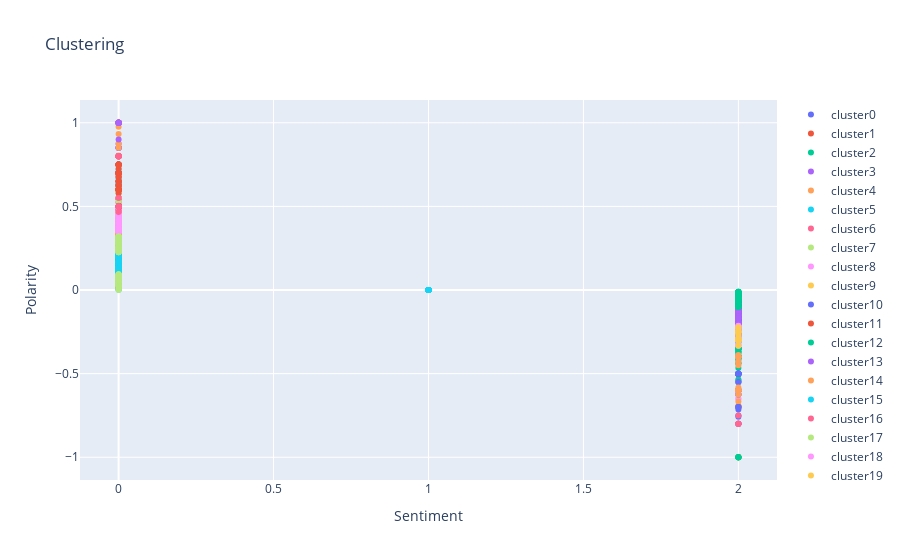

Write notebook code for a chart like this one.
### Code cell
# Plot the clusters onto a graph through a Scatter Plot that displays specific cluster data points.
plot_data = []
for clus in set(data_ac['cluster']):
    df = data_ac[data_ac['cluster'] == clus]
    plot_data.append(go.Scatter(x=df['sentiment'], y=df['polarity'],
                                text=df['Artist'],
                                name='cluster' + str(clus), mode='markers'))

layout = go.Layout(xaxis=dict(title='Sentiment'), yaxis=dict(title='Polarity'),
                   title='Clustering')
fig = go.Figure(data=plot_data, layout=layout)
plotly.offline.iplot(fig)

### Figure 1 — Plotly figure (JSON) as saved in the notebook; plotly's stock layout.template omitted (floating-point values rounded to 4 significant figures; data arrays with more than 128 entries replaced by an {"elided": "..."} marker saying what was removed)
{"data": [{"mode": "markers", "name": "cluster0", "text": [1, 1, 1], "type": "scatter", "x": [2, 2, 2], "y": [-0.8, -0.8, -1]}, {"mode": "markers", "name": "cluster1", "text": [2, 2, 2, 2, 2, 2, 2, 2, 2, 2, 2, 2, 2, 2, 2, 2, 2, 2, 2, 2, 2, 2, 2, 2, 2, 2, 2, 2, 2, 2, 2, 2, 2, 2, 2, 2, 2, 2, 2, 2, 2, 2, 2, 2, 2, 2, 2, 2, 2, 2, 2, 2, 2, 2, 2, 2, 2, 2, 2, 2, 2, 2, 2, 2, 2, 2, 2, 2, 2, 2, 2, 2, 2, 2, 2, 2, 2, 2, 2, 2, 2, 2, 2, 2, 2, 2, 2, 2, 2, 2, 2, 2, 2], "type": "scatter", "x": [0, 0, 0, 0, 0, 0, 0, 0, 0, 0, 0, 0, 0, 0, 0, 0, 0, 0, 0, 0, 0, 0, 0, 0, 0, 0, 0, 0, 0, 0, 0, 0, 0, 0, 0, 0, 0, 0, 0, 0, 0, 0, 0, 0, 0, 0, 0, 0, 0, 0, 0, 0, 0, 0, 0, 0, 0, 0, 0, 0, 0, 0, 0, 0, 0, 0, 0, 0, 0, 0, 0, 0, 0, 0, 0, 0, 0, 0, 0, 0, 0, 0, 0, 0, 0, 0, 0, 0, 0, 0, 0, 0, 0], "y": [0.35, 0.25, 0.4, 0.2833, 0.2667, 0.375, 0.2667, 0.3125, 0.3833, 0.2667, 0.25, 0.4, 0.3187, 0.3667, 0.25, 0.3, 0.35, 0.25, 0.25, 0.3333, 0.2333, 0.25, 0.35, 0.25, 0.25, 0.3, 0.25, 0.25, 0.2292, 0.25, 0.25, 0.3, 0.25, 0.35, 0.4, 0.3667, 0.2857, 0.25, 0.25, 0.3167, 0.25, 0.25, 0.3125, 0.425, 0.3, 0.25, 0.4107, 0.25, 0.4, 0.25, 0.275, 0.3333, 0.3906, 0.25, 0.2944, 0.225, 0.25, 0.25, 0.25, 0.25, 0.375, 0.25, 0.25, 0.3667, 0.25, 0.25, 0.25, 0.4, 0.2333, 0.4, 0.275, 0.375, 0.2333, 0.25, 0.25, 0.375, 0.3667, 0.2857, 0.25, 0.3182, 0.3571, 0.3375, 0.3333, 0.3667, 0.35, 0.3333, 0.25, 0.275, 0.25, 0.2767, 0.25, 0.25, 0.3]}, {"mode": "markers", "name": "cluster2", "text": [0, 0, 0, 0, 0, 0, 0, 0, 0, 0, 0, 0, 0, 0, 0, 0, 0, 0, 0, 0, 0, 0, 0, 0, 0, 0, 0, 0, 0, 0, 0, 0, 0, 0, 0, 0, 0, 0, 0, 0, 0, 0, 0, 0, 0, 0, 0, 0, 0, 0, 0, 0, 0, 0, 0, 0, 0], "type": "scatter", "x": [2, 2, 2, 2, 2, 2, 2, 2, 2, 2, 2, 2, 2, 2, 2, 2, 2, 2, 2, 2, 2, 2, 2, 2, 2, 2, 2, 2, 2, 2, 2, 2, 2, 2, 2, 2, 2, 2, 2, 2, 2, 2, 2, 2, 2, 2, 2, 2, 2, 2, 2, 2, 2, 2, 2, 2, 2], "y": [-0.5, -0.5, -0.4, -0.4, -0.35, -0.5, -0.4, -0.4, -0.4, -0.3667, -0.5, -0.4375, -0.4, -0.4, -0.5, -0.4, -0.4667, -0.5357, -0.5, -0.4, -0.5, -0.5, -0.35, -0.5, -0.5, -0.4, -0.4, -0.5, -0.5, -0.4, -0.35, -0.5, -0.3667, -0.5, -0.35, -0.4, -0.5, -0.5, -0.5, -0.35, -0.5, -0.4, -0.55, -0.4, -0.4, -0.4, -0.4, -0.375, -0.4375, -0.5417, -0.35, -0.3906, -0.3563, -0.5, -0.5, -0.4167, -0.375]}, {"mode": "markers", "name": "cluster3", "text": [1, 1, 1, 1, 1, 1, 1, 1, 1, 1, 1, 1, 1, 1, 1, 1, 1, 1, 1], "type": "scatter", "x": [0, 0, 0, 0, 0, 0, 0, 0, 0, 0, 0, 0, 0, 0, 0, 0, 0, 0, 0], "y": [0.85, 0.875, 0.85, 0.8, 0.8, 0.85, 0.85, 0.85, 1, 1, 0.8, 0.8, 1, 1, 0.8, 1, 0.8, 1, 0.8]}, {"mode": "markers", "name": "cluster4", "text": [0, 0, 0, 0, 0, 0, 0, 0, 0, 0, 0, 0, 0, 0, 0, 0, 0, 0, 0, 0, 0, 0, 0, 0, 0, 0, 0, 0, 0, 0, 0, 0, 0, 0, 0, 0, 0, 0], "type": "scatter", "x": [0, 0, 0, 0, 0, 0, 0, 0, 0, 0, 0, 0, 0, 0, 0, 0, 0, 0, 0, 0, 0, 0, 0, 0, 0, 0, 0, 0, 0, 0, 0, 0, 0, 0, 0, 0, 0, 0], "y": [1, 1, 0.875, 1, 0.8, 1, 1, 1, 1, 1, 1, 0.8, 1, 0.8, 1, 0.8, 1, 1, 1, 1, 0.9766, 0.8, 1, 0.8042, 1, 1, 1, 1, 1, 0.8, 0.8, 0.9333, 0.8, 1, 1, 1, 1, 0.85]}, {"mode": "markers", "name": "cluster5", "text": {"elided": "1854 int values"}, "type": "scatter", "x": {"elided": "1854 int values"}, "y": {"elided": "1854 float values"}}, {"mode": "markers", "name": "cluster6", "text": [2, 2, 2, 2, 2, 2, 2, 2, 2, 2, 2, 2, 2, 2, 2, 2, 2, 2, 2, 2, 2, 2, 2, 2, 2], "type": "scatter", "x": [0, 0, 0, 0, 0, 0, 0, 0, 0, 0, 0, 0, 0, 0, 0, 0, 0, 0, 0, 0, 0, 0, 0, 0, 0], "y": [0.75, 0.8, 0.8, 0.6, 0.7, 0.6, 0.65, 0.8, 0.7, 0.7, 0.7, 0.75, 0.6, 0.8, 0.6, 0.6, 0.8, 0.8, 0.8, 0.8, 0.6, 0.8, 0.8, 0.625, 0.6]}, {"mode": "markers", "name": "cluster7", "text": {"elided": "134 int values"}, "type": "scatter", "x": {"elided": "134 int values"}, "y": {"elided": "134 float values"}}, {"mode": "markers", "name": "cluster8", "text": [1, 1, 1, 1, 1, 1, 1, 1, 1, 1, 1, 1, 1, 1, 1, 1, 1, 1, 1, 1, 1], "type": "scatter", "x": [2, 2, 2, 2, 2, 2, 2, 2, 2, 2, 2, 2, 2, 2, 2, 2, 2, 2, 2, 2, 2], "y": [-0.5, -0.6, -0.5, -0.65, -0.5, -0.6125, -0.6, -0.5, -0.5, -0.6, -0.5, -0.6, -0.6, -0.7, -0.55, -0.625, -0.6, -0.7, -0.5, -0.5, -0.65]}, {"mode": "markers", "name": "cluster9", "text": [2, 2, 2, 2, 2, 2, 2, 2, 2, 2, 2, 2, 2, 2, 2, 2, 2, 2, 2, 2, 2, 2, 2, 2, 2, 2, 2, 2, 2, 2, 2, 2, 2, 2, 2, 2, 2, 2, 2, 2, 2, 2, 2, 2, 2, 2, 2, 2, 2, 2, 2, 2, 2, 2], "type": "scatter", "x": [2, 2, 2, 2, 2, 2, 2, 2, 2, 2, 2, 2, 2, 2, 2, 2, 2, 2, 2, 2, 2, 2, 2, 2, 2, 2, 2, 2, 2, 2, 2, 2, 2, 2, 2, 2, 2, 2, 2, 2, 2, 2, 2, 2, 2, 2, 2, 2, 2, 2, 2, 2, 2, 2], "y": [-0.0625, -0.1667, -0.1556, -0.1, -0.2, -0.1875, -0.05, -0.05, -0.2, -0.2, -0.1556, -0.1, -0.1556, -0.05, -0.1556, -0.1556, -0.07143, -0.05, -0.125, -0.125, -0.08125, -0.2, -0.2, -0.2, -0.1, -0.1, -0.2, -0.1, -0.1, -0.1, -0.1, -0.2, -0.075, -0.2, -0.1333, -0.1333, -0.1818, -0.1, -0.15, -0.2, -0.2, -0.1556, -0.1556, -0.2, -0.07778, -0.04375, -0.1, -0.1, -0.0625, -0.1778, -0.1, -0.1, -0.1667, -0.05]}, {"mode": "markers", "name": "cluster10", "text": {"elided": "176 int values"}, "type": "scatter", "x": {"elided": "176 int values"}, "y": {"elided": "176 float values"}}, {"mode": "markers", "name": "cluster11", "text": [2, 2, 2, 2, 2, 2, 2, 2, 2, 2, 2, 2, 2, 2, 2, 2, 2, 2, 2, 2, 2, 2, 2, 2, 2, 2, 2, 2, 2, 2, 2, 2, 2, 2, 2, 2, 2, 2, 2, 2, 2, 2, 2, 2, 2, 2, 2, 2, 2, 2, 2, 2, 2, 2, 2, 2, 2, 2, 2, 2, 2, 2, 2, 2, 2, 2, 2, 2, 2, 2, 2, 2, 2, 2, 2, 2, 2, 2, 2, 2, 2, 2, 2, 2, 2, 2, 2, 2, 2, 2, 2, 2, 2, 2, 2, 2, 2], "type": "scatter", "x": [0, 0, 0, 0, 0, 0, 0, 0, 0, 0, 0, 0, 0, 0, 0, 0, 0, 0, 0, 0, 0, 0, 0, 0, 0, 0, 0, 0, 0, 0, 0, 0, 0, 0, 0, 0, 0, 0, 0, 0, 0, 0, 0, 0, 0, 0, 0, 0, 0, 0, 0, 0, 0, 0, 0, 0, 0, 0, 0, 0, 0, 0, 0, 0, 0, 0, 0, 0, 0, 0, 0, 0, 0, 0, 0, 0, 0, 0, 0, 0, 0, 0, 0, 0, 0, 0, 0, 0, 0, 0, 0, 0, 0, 0, 0, 0, 0], "y": [0.1682, 0.1, 0.1833, 0.1, 0.05, 0.16, 0.05, 0.2, 0.2, 0.1364, 0.1667, 0.15, 0.15, 0.01667, 0.1364, 0.125, 0.05, 0.1, 0.1667, 0.1364, 0.125, 0.05, 0.125, 0.01429, 0.125, 0.1083, 0.1, 0.1364, 0.2, 0.05, 0.1, 0.1875, 0.1542, 0.175, 0.1429, 0.05, 0.16, 0.1667, 0.2, 0.1786, 0.16, 0.1, 0.125, 0.15, 0.2, 0.15, 0.1364, 0.1632, 0.1667, 0.1364, 0.1364, 0.05, 0.1, 0.16, 0.1364, 0.2, 0.16, 0.2, 0.1364, 0.1333, 0.1, 0.1455, 0.06818, 0.1, 0.1364, 0.1364, 0.1, 0.025, 0.125, 0.1, 0.05, 0.1, 0.06667, 0.09879, 0.1429, 0.1, 0.1, 0.1364, 0.1, 0.1364, 0.2, 0.02222, 0.1682, 0.1, 0.1833, 0.0131, 0.1, 0.1, 0.2, 0.15, 0.05, 0.1, 0.1, 0.1667, 0.1, 0.01667, 0.15]}, {"mode": "markers", "name": "cluster12", "text": [1, 1, 1, 1, 1, 1, 1, 1, 1, 1, 1, 1, 1, 1], "type": "scatter", "x": [2, 2, 2, 2, 2, 2, 2, 2, 2, 2, 2, 2, 2, 2], "y": [-0.2917, -0.35, -0.35, -0.2917, -0.4125, -0.3, -0.3125, -0.35, -0.3, -0.3, -0.4, -0.4, -0.4, -0.3]}, {"mode": "markers", "name": "cluster13", "text": [1, 1, 1, 1, 1, 1, 1, 1, 1, 1, 1, 1, 1, 1, 1, 1, 1, 1, 1, 1, 1, 1, 1, 1, 1, 1, 1, 1, 1, 1, 1, 1, 1, 1, 1, 1, 1, 1, 1, 1, 1, 1, 1, 1, 1, 1, 1, 1, 1, 1, 1, 1, 1, 1, 1, 1, 1, 1, 1, 1, 1, 1, 1, 1, 1, 1, 1, 1, 1, 1, 1, 1, 1, 1, 1, 1, 1, 1, 1, 1, 1, 1, 1, 1, 1, 1, 1, 1, 1], "type": "scatter", "x": [2, 2, 2, 2, 2, 2, 2, 2, 2, 2, 2, 2, 2, 2, 2, 2, 2, 2, 2, 2, 2, 2, 2, 2, 2, 2, 2, 2, 2, 2, 2, 2, 2, 2, 2, 2, 2, 2, 2, 2, 2, 2, 2, 2, 2, 2, 2, 2, 2, 2, 2, 2, 2, 2, 2, 2, 2, 2, 2, 2, 2, 2, 2, 2, 2, 2, 2, 2, 2, 2, 2, 2, 2, 2, 2, 2, 2, 2, 2, 2, 2, 2, 2, 2, 2, 2, 2, 2, 2], "y": [-0.25, -0.2, -0.2, -0.275, -0.25, -0.1167, -0.2625, -0.1167, -0.2, -0.15, -0.1667, -0.25, -0.2208, -0.2667, -0.25, -0.15, -0.15, -0.1167, -0.25, -0.1875, -0.25, -0.25, -0.2, -0.2, -0.15, -0.275, -0.2333, -0.25, -0.2, -0.2, -0.1167, -0.25, -0.2625, -0.1154, -0.2, -0.15, -0.2, -0.175, -0.15, -0.2083, -0.25, -0.1667, -0.1375, -0.1875, -0.25, -0.2208, -0.2, -0.1333, -0.2667, -0.25, -0.2, -0.15, -0.15, -0.1167, -0.1667, -0.2, -0.2, -0.25, -0.25, -0.125, -0.2318, -0.15, -0.21, -0.1667, -0.25, -0.2, -0.175, -0.2, -0.1167, -0.2, -0.2, -0.2, -0.25, -0.1333, -0.25, -0.25, -0.25, -0.2, -0.1556, -0.1556, -0.1333, -0.125, -0.2, -0.2, -0.2208, -0.2, -0.1667, -0.2, -0.2313]}, {"mode": "markers", "name": "cluster14", "text": {"elided": "292 int values"}, "type": "scatter", "x": {"elided": "292 int values"}, "y": {"elided": "292 float values"}}, {"mode": "markers", "name": "cluster15", "text": [1, 1, 1, 1, 1, 1, 1, 1, 1, 1, 1, 1, 1, 1, 1, 1, 1, 1, 1, 1, 1, 1, 1], "type": "scatter", "x": [0, 0, 0, 0, 0, 0, 0, 0, 0, 0, 0, 0, 0, 0, 0, 0, 0, 0, 0, 0, 0, 0, 0], "y": [0.75, 0.7, 0.7, 0.75, 0.625, 0.7, 0.6333, 0.7, 0.7, 0.65, 0.6667, 0.6333, 0.7, 0.625, 0.75, 0.7, 0.7, 0.7, 0.7, 0.7, 0.7188, 0.75, 0.7]}, {"mode": "markers", "name": "cluster16", "text": {"elided": "142 int values"}, "type": "scatter", "x": {"elided": "142 int values"}, "y": {"elided": "142 float values"}}, {"mode": "markers", "name": "cluster17", "text": [1, 1, 1, 1, 1, 1, 1, 1, 1, 1, 1, 1, 1, 1, 1, 1, 1, 1, 1], "type": "scatter", "x": [0, 0, 0, 0, 0, 0, 0, 0, 0, 0, 0, 0, 0, 0, 0, 0, 0, 0, 0], "y": [0.5278, 0.6, 0.6, 0.6, 0.5833, 0.6, 0.5278, 0.6, 0.6, 0.6, 0.55, 0.6, 0.5833, 0.6, 0.6, 0.6, 0.6, 0.6, 0.6]}, {"mode": "markers", "name": "cluster18", "text": [1, 1, 1, 1, 1, 1, 1, 1, 1, 1, 1, 1, 1, 1, 1, 1, 1, 1, 1, 1, 1, 1, 1, 1, 1, 1, 1, 1, 1, 1, 1, 1, 1, 1, 1, 1, 1, 1, 1, 1, 1, 1, 1, 1, 1, 1, 1, 1, 1, 1, 1, 1, 1, 1, 1, 1, 1, 1, 1, 1, 1, 1, 1, 1, 1, 1, 1, 1, 1, 1, 1, 1, 1, 1, 1, 1, 1, 1, 1, 1, 1, 1, 1, 1, 1, 1, 1, 1, 1, 1, 1, 1, 1, 1, 1, 1, 1, 1, 1, 1, 1, 1, 1, 1, 1, 1, 1, 1, 1, 1, 1, 1, 1, 1, 1, 1, 1, 1, 1, 1, 1, 1, 1, 1, 1, 1, 1, 1], "type": "scatter", "x": [0, 0, 0, 0, 0, 0, 0, 0, 0, 0, 0, 0, 0, 0, 0, 0, 0, 0, 0, 0, 0, 0, 0, 0, 0, 0, 0, 0, 0, 0, 0, 0, 0, 0, 0, 0, 0, 0, 0, 0, 0, 0, 0, 0, 0, 0, 0, 0, 0, 0, 0, 0, 0, 0, 0, 0, 0, 0, 0, 0, 0, 0, 0, 0, 0, 0, 0, 0, 0, 0, 0, 0, 0, 0, 0, 0, 0, 0, 0, 0, 0, 0, 0, 0, 0, 0, 0, 0, 0, 0, 0, 0, 0, 0, 0, 0, 0, 0, 0, 0, 0, 0, 0, 0, 0, 0, 0, 0, 0, 0, 0, 0, 0, 0, 0, 0, 0, 0, 0, 0, 0, 0, 0, 0, 0, 0, 0, 0], "y": [0.5, 0.4333, 0.5, 0.4167, 0.4, 0.35, 0.35, 0.5, 0.3571, 0.3875, 0.3815, 0.35, 0.4167, 0.3625, 0.35, 0.4167, 0.3708, 0.375, 0.375, 0.4375, 0.3542, 0.375, 0.35, 0.35, 0.45, 0.35, 0.5, 0.4333, 0.5, 0.4167, 0.4, 0.4464, 0.5, 0.5, 0.5, 0.35, 0.5, 0.35, 0.35, 0.5, 0.3571, 0.5, 0.3875, 0.5, 0.5, 0.3708, 0.3815, 0.35, 0.35, 0.5, 0.4167, 0.3625, 0.3571, 0.35, 0.425, 0.5, 0.35, 0.35, 0.4167, 0.35, 0.5, 0.4667, 0.3708, 0.5, 0.3917, 0.5, 0.5, 0.4167, 0.375, 0.375, 0.4375, 0.425, 0.3583, 0.3611, 0.3542, 0.35, 0.375, 0.35, 0.4125, 0.35, 0.5, 0.3625, 0.5, 0.5, 0.45, 0.4167, 0.35, 0.4167, 0.45, 0.5, 0.5, 0.5, 0.5, 0.4333, 0.4, 0.5, 0.5, 0.5, 0.5, 0.5, 0.5, 0.35, 0.5, 0.5, 0.35, 0.4, 0.5, 0.4889, 0.4, 0.41, 0.3929, 0.3875, 0.5, 0.45, 0.4917, 0.35, 0.5, 0.35, 0.35, 0.5, 0.5, 0.3929, 0.3682, 0.35, 0.5, 0.5, 0.5, 0.4]}, {"mode": "markers", "name": "cluster19", "text": [0, 0, 0, 0, 0, 0, 0], "type": "scatter", "x": [2, 2, 2, 2, 2, 2, 2], "y": [-1, -1, -1, -1, -1, -1, -1]}, {"mode": "markers", "name": "cluster20", "text": [2, 2, 2, 2, 2, 2, 2, 2, 2, 2, 2, 2, 2, 2, 2, 2, 2, 2, 2, 2, 2, 2, 2, 2, 2, 2, 2, 2], "type": "scatter", "x": [2, 2, 2, 2, 2, 2, 2, 2, 2, 2, 2, 2, 2, 2, 2, 2, 2, 2, 2, 2, 2, 2, 2, 2, 2, 2, 2, 2], "y": [-0.5, -0.6, -0.55, -0.5, -0.5, -0.5, -0.5, -0.625, -0.5, -0.6, -0.5, -0.6, -0.6, -0.6, -0.6, -0.5, -0.5, -0.5, -0.5, -0.5, -0.5, -0.5, -0.5, -0.5, -0.55, -0.625, -0.5, -0.6]}, {"mode": "markers", "name": "cluster21", "text": [0, 0, 0, 0, 0, 0, 0, 0, 0, 0, 0, 0, 0, 0, 0, 0, 0, 0, 0, 0, 0, 0, 0, 0, 0, 0, 0, 0, 0, 0, 0, 0, 0, 0, 0, 0, 0, 0, 0, 0, 0, 0, 0, 0, 0, 0, 0, 0, 0, 0, 0, 0], "type": "scatter", "x": [0, 0, 0, 0, 0, 0, 0, 0, 0, 0, 0, 0, 0, 0, 0, 0, 0, 0, 0, 0, 0, 0, 0, 0, 0, 0, 0, 0, 0, 0, 0, 0, 0, 0, 0, 0, 0, 0, 0, 0, 0, 0, 0, 0, 0, 0, 0, 0, 0, 0, 0, 0], "y": [0.65, 0.7, 0.625, 0.75, 0.6, 0.6, 0.6, 0.6, 0.625, 0.6, 0.6, 0.6, 0.6125, 0.6, 0.7, 0.7, 0.7, 0.7, 0.65, 0.75, 0.65, 0.7, 0.6, 0.7, 0.6, 0.6833, 0.65, 0.6, 0.7, 0.625, 0.5792, 0.7441, 0.75, 0.75, 0.7, 0.725, 0.7, 0.7, 0.6333, 0.75, 0.7, 0.675, 0.6, 0.7, 0.7, 0.6, 0.75, 0.7, 0.7441, 0.6, 0.675, 0.7]}, {"mode": "markers", "name": "cluster22", "text": [2, 2, 2, 2, 2, 2], "type": "scatter", "x": [2, 2, 2, 2, 2, 2], "y": [-1, -1, -1, -1, -1, -1]}, {"mode": "markers", "name": "cluster23", "text": [2, 2, 2, 2, 2, 2, 2, 2, 2, 2, 2, 2, 2], "type": "scatter", "x": [0, 0, 0, 0, 0, 0, 0, 0, 0, 0, 0, 0, 0], "y": [1, 0.9, 1, 1, 1, 1, 1, 1, 1, 1, 1, 1, 1]}, {"mode": "markers", "name": "cluster24", "text": [0, 0, 0, 0, 0, 0, 0, 0, 0, 0, 0, 0, 0, 0, 0, 0, 0, 0, 0, 0, 0, 0, 0, 0, 0, 0, 0], "type": "scatter", "x": [2, 2, 2, 2, 2, 2, 2, 2, 2, 2, 2, 2, 2, 2, 2, 2, 2, 2, 2, 2, 2, 2, 2, 2, 2, 2, 2], "y": [-0.6, -0.7, -0.6905, -0.6, -0.6, -0.6, -0.6, -0.7, -0.7, -0.625, -0.7, -0.7, -0.625, -0.7, -0.6, -0.7, -0.6, -0.5833, -0.7, -0.6, -0.7, -0.6667, -0.6, -0.7, -0.7, -0.6, -0.7]}, {"mode": "markers", "name": "cluster25", "text": {"elided": "195 int values"}, "type": "scatter", "x": {"elided": "195 int values"}, "y": {"elided": "195 float values"}}, {"mode": "markers", "name": "cluster26", "text": [2, 2, 2, 2, 2, 2, 2, 2, 2, 2, 2, 2, 2, 2, 2, 2, 2, 2, 2, 2, 2, 2, 2, 2, 2, 2, 2, 2, 2, 2, 2, 2, 2, 2, 2, 2, 2, 2, 2, 2, 2, 2, 2, 2, 2, 2, 2, 2], "type": "scatter", "x": [0, 0, 0, 0, 0, 0, 0, 0, 0, 0, 0, 0, 0, 0, 0, 0, 0, 0, 0, 0, 0, 0, 0, 0, 0, 0, 0, 0, 0, 0, 0, 0, 0, 0, 0, 0, 0, 0, 0, 0, 0, 0, 0, 0, 0, 0, 0, 0], "y": [0.5, 0.5, 0.5, 0.5, 0.5, 0.5, 0.5, 0.5, 0.5, 0.5, 0.5, 0.5, 0.5, 0.4667, 0.5, 0.5, 0.5, 0.5, 0.5042, 0.5, 0.5, 0.5, 0.5, 0.5, 0.5, 0.5, 0.5, 0.5, 0.5, 0.5, 0.5, 0.5, 0.5, 0.5, 0.5, 0.5, 0.5, 0.5, 0.5, 0.5, 0.5, 0.5, 0.55, 0.5, 0.5, 0.5, 0.5, 0.5]}, {"mode": "markers", "name": "cluster27", "text": {"elided": "175 int values"}, "type": "scatter", "x": {"elided": "175 int values"}, "y": {"elided": "175 float values"}}, {"mode": "markers", "name": "cluster28", "text": [0, 0, 0, 0, 0, 0, 0, 0, 0, 0, 0, 0, 0, 0, 0, 0, 0, 0, 0, 0, 0, 0, 0, 0, 0, 0, 0, 0, 0, 0, 0, 0], "type": "scatter", "x": [2, 2, 2, 2, 2, 2, 2, 2, 2, 2, 2, 2, 2, 2, 2, 2, 2, 2, 2, 2, 2, 2, 2, 2, 2, 2, 2, 2, 2, 2, 2, 2], "y": [-0.2917, -0.3, -0.3, -0.2852, -0.2917, -0.3, -0.3, -0.2229, -0.3, -0.25, -0.2143, -0.2167, -0.3, -0.2167, -0.25, -0.2333, -0.25, -0.3042, -0.3318, -0.25, -0.25, -0.2458, -0.25, -0.3063, -0.3, -0.2917, -0.2333, -0.3, -0.325, -0.3333, -0.25, -0.25]}, {"mode": "markers", "name": "cluster29", "text": [2, 2, 2, 2, 2, 2, 2, 2, 2, 2, 2, 2, 2, 2, 2, 2, 2, 2, 2, 2, 2, 2, 2, 2, 2], "type": "scatter", "x": [2, 2, 2, 2, 2, 2, 2, 2, 2, 2, 2, 2, 2, 2, 2, 2, 2, 2, 2, 2, 2, 2, 2, 2, 2], "y": [-0.2333, -0.3, -0.2917, -0.3, -0.2583, -0.2714, -0.25, -0.2917, -0.3, -0.2667, -0.3333, -0.3, -0.3, -0.25, -0.2917, -0.25, -0.25, -0.25, -0.3, -0.3, -0.225, -0.2229, -0.25, -0.2917, -0.3]}, {"mode": "markers", "name": "cluster30", "text": [2, 2, 2, 2, 2, 2, 2], "type": "scatter", "x": [2, 2, 2, 2, 2, 2, 2], "y": [-0.75, -0.7, -0.7, -0.8, -0.7143, -0.7571, -0.7]}, {"mode": "markers", "name": "cluster31", "text": {"elided": "333 int values"}, "type": "scatter", "x": {"elided": "333 int values"}, "y": {"elided": "333 int values"}}, {"mode": "markers", "name": "cluster32", "text": [1, 1, 1, 1, 1, 1, 1, 1, 1, 1, 1, 1, 1, 1, 1, 1, 1, 1, 1, 1, 1, 1, 1, 1, 1, 1, 1, 1, 1, 1, 1, 1, 1, 1, 1, 1, 1, 1, 1, 1, 1, 1, 1, 1, 1, 1, 1, 1, 1, 1, 1, 1, 1, 1, 1, 1, 1, 1, 1, 1, 1, 1, 1, 1, 1, 1, 1, 1, 1, 1, 1, 1, 1, 1, 1, 1, 1, 1, 1, 1, 1], "type": "scatter", "x": [2, 2, 2, 2, 2, 2, 2, 2, 2, 2, 2, 2, 2, 2, 2, 2, 2, 2, 2, 2, 2, 2, 2, 2, 2, 2, 2, 2, 2, 2, 2, 2, 2, 2, 2, 2, 2, 2, 2, 2, 2, 2, 2, 2, 2, 2, 2, 2, 2, 2, 2, 2, 2, 2, 2, 2, 2, 2, 2, 2, 2, 2, 2, 2, 2, 2, 2, 2, 2, 2, 2, 2, 2, 2, 2, 2, 2, 2, 2, 2, 2], "y": [-0.05, -0.01667, -0.01, -0.04667, -0.05, -0.04, -0.01667, -0.05341, -0.025, -0.0625, -0.0625, -0.08333, -0.0125, -0.0125, -0.1, -0.03333, -0.02083, -0.0375, -0.01667, -0.05, -0.01667, -0.05, -0.02083, -0.05, -0.09583, -0.08333, -0.075, -0.01667, -0.05, -0.01667, -0.01, -0.04667, -0.05, -0.04, -0.01667, -0.05341, -0.025, -0.0625, -0.0625, -0.08333, -0.0125, -0.0125, -0.1, -0.03333, -0.02083, -0.0375, -0.01667, -0.05, -0.01667, -0.05, -0.05, -0.025, -0.1, -0.04359, -0.025, -0.08333, -0.02083, -0.05, -0.025, -0.1, -0.01515, -0.09583, -0.08333, -0.07692, -0.1, -0.03466, -0.1, -0.01111, -0.1, -0.1, -0.05, -0.06182, -0.01667, -0.05, -0.01667, -0.1, -0.1, -0.05, -0.03333, -0.06667, -0.01515]}, {"mode": "markers", "name": "cluster33", "text": {"elided": "700 int values"}, "type": "scatter", "x": {"elided": "700 int values"}, "y": {"elided": "700 int values"}}, {"mode": "markers", "name": "cluster34", "text": [2, 2, 2, 2, 2, 2, 2, 2, 2, 2, 2], "type": "scatter", "x": [2, 2, 2, 2, 2, 2, 2, 2, 2, 2, 2], "y": [-0.4, -0.4, -0.4, -0.4, -0.3889, -0.4, -0.4318, -0.4318, -0.45, -0.4, -0.4]}, {"mode": "markers", "name": "cluster35", "text": {"elided": "1642 int values"}, "type": "scatter", "x": {"elided": "1642 int values"}, "y": {"elided": "1642 int values"}}, {"mode": "markers", "name": "cluster36", "text": [0, 0, 0, 0, 0], "type": "scatter", "x": [2, 2, 2, 2, 2], "y": [-0.75, -0.8, -0.8, -0.8, -0.8]}, {"mode": "markers", "name": "cluster37", "text": [0, 0, 0, 0, 0, 0, 0, 0, 0, 0, 0, 0, 0, 0, 0, 0, 0, 0, 0, 0, 0, 0, 0, 0, 0, 0, 0, 0, 0, 0, 0, 0, 0, 0, 0, 0, 0, 0, 0, 0, 0, 0, 0, 0, 0, 0, 0, 0, 0, 0, 0, 0, 0, 0, 0, 0, 0, 0, 0, 0, 0, 0, 0, 0, 0, 0, 0, 0, 0, 0, 0, 0, 0, 0, 0, 0, 0, 0, 0, 0, 0, 0, 0, 0, 0, 0, 0, 0], "type": "scatter", "x": [0, 0, 0, 0, 0, 0, 0, 0, 0, 0, 0, 0, 0, 0, 0, 0, 0, 0, 0, 0, 0, 0, 0, 0, 0, 0, 0, 0, 0, 0, 0, 0, 0, 0, 0, 0, 0, 0, 0, 0, 0, 0, 0, 0, 0, 0, 0, 0, 0, 0, 0, 0, 0, 0, 0, 0, 0, 0, 0, 0, 0, 0, 0, 0, 0, 0, 0, 0, 0, 0, 0, 0, 0, 0, 0, 0, 0, 0, 0, 0, 0, 0, 0, 0, 0, 0, 0, 0], "y": [0.04, 0.06818, 0.06667, 0.04167, 0.05, 0.05972, 0.06818, 0.08333, 0.04545, 0.04841, 0.08125, 0.05, 0.06818, 0.09167, 0.0625, 0.05, 0.06818, 0.05, 0.0875, 0.04545, 0.0625, 0.04545, 0.08333, 0.08214, 0.02556, 0.07917, 0.06818, 0.05, 0.06667, 0.03148, 0.06818, 0.0875, 0.05, 0.01667, 0.05, 0.025, 0.08594, 0.03125, 0.06818, 0.07394, 0.09375, 0.02679, 0.05, 0.05, 0.04545, 0.05, 0.05, 0.04, 0.05, 0.06667, 0.08667, 0.05, 0.05, 0.06818, 0.03333, 0.05, 0.004167, 5.551e-17, 0.04167, 0.06818, 0.02381, 0.02222, 0.006667, 0.04545, 0.0375, 0.05, 0.0875, 0.03333, 0.06667, 0.05, 0.09409, 0.05, 0.02, 0.04167, 0.04167, 0.03333, 0.01111, 0.07917, 0.05, 0.05, 0.08333, 0.08333, 0.02727, 0.06667, 0.09091, 0.08333, 0.075, 0.07424]}], "layout": {"title": {"text": "Clustering"}, "xaxis": {"title": {"text": "Sentiment"}}, "yaxis": {"title": {"text": "Polarity"}}}}
